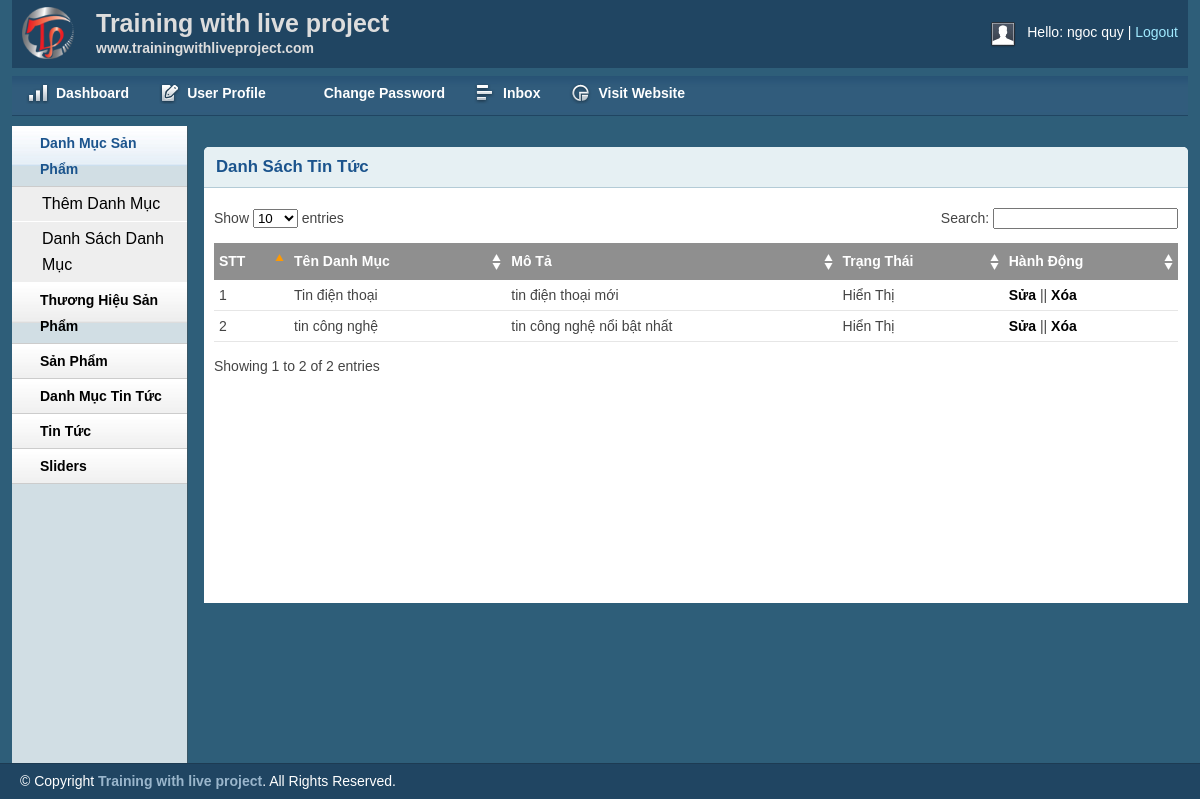
The app's page /admin/postlist.php (signed in) with its own data.
### tables this page shows
CREATE TABLE `tbl_cate_post` (
  `id_cate_post` int(11) UNSIGNED NOT NULL,
  `title` varchar(100) NOT NULL,
  `description` text NOT NULL,
  `status` tinyint(1) NOT NULL DEFAULT 0
);

### lib/database.php (called while the page is built, shortened)
<?php
Class Database{
   public $host   = DB_HOST;
   public $user   = DB_USER;
   public $pass   = DB_PASS;
   public $dbname = DB_NAME;
   public $link;
private function connectDB(){
   $this->link = new mysqli($this->host, $this->user, $this->pass,
    $this->dbname);
    mysqli_set_charset($this->link,"utf8");
 }
public function select($query){
  $result = $this->link->query($query) or
   die($this->link->error.__LINE__);
  if($result->num_rows > 0){
    return $result;
  } else {
    return false;
  }
 }
}

### classes/post.php (called while the page is built, shortened)
<?php
    $filepath = realpath(dirname(__FILE__));
    include_once($filepath.'/../lib/database.php');
?>
<?php
    class post{
        private $db;
        public function __construct()
        {
                $this->db = new Database();
        }
        public function show_category_post(){
            $query = "select * from tbl_cate_post order by id_cate_post desc";
            $result = $this->db->select($query);
            return $result;
        }
    }
?>

### admin/postlist.php (the view, shortened to what this page needs)
<?php include 'inc/header.php';?>
<?php include 'inc/sidebar.php';?>
<?php include '../classes/post.php'; ?>
<?php
	$cat = new post();
?>
        <div class="grid_10">
            <div class="box round first grid">
                <h2>Danh Sách Tin Tức</h2>
                <div class="block">
                    <table class="data display datatable" id="example">
					<thead>
						<tr>
							<th>STT</th>
							<th>Tên Danh Mục</th>
							<th>Mô Tả</th>
                            <th>Trạng Thái</th>
							<th>Hành Động</th>
						</tr>
					</thead>
					<tbody>
						<?php
							$show_cate = $cat->show_category_post();
							if($show_cate){
								$i=0;
								while($result = $show_cate->fetch_assoc()){
									$i++;
								?>
							<tr class="odd gradeX">
								<td><?= $i; ?></td>
								<td><?= $result['title'] ?></td>
								<td><?= $result['description'] ?></td>
								<td><?= $result['status']=1?'Hiển Thị':'Ẩn' ?></td>
								<td><a href="postedit.php?catid=<?= $result['id_cate_post']?>">Sửa</a> || <a href="?delid=<?= $result['id_cate_post']?>" onclick="return confirm('Bạn có muốn xóa danh mục !')">Xóa</a></td>
							</tr>
						<?php	}
							}
						?>
					</tbody>
				</table>
               </div>
            </div>
        </div>
<?php include 'inc/footer.php';?>

### admin/css/text.css (style rules this page uses)
body { font: 13px/1.5 Tahoma, Helvetica, Arial, 'Liberation Sans', FreeSans, sans-serif; }
h2 { font-size: 23px; }
p, dl, hr, h1, h2, h3, h4, h5, h6, ol, ul, pre, table, address, fieldset { margin-bottom: 20px; }

### admin/css/grid.css (style rules this page uses)
.grid_1, .grid_2, .grid_3, .grid_4, .grid_5, .grid_6, .grid_7, .grid_8, .grid_9, .grid_10, .grid_11, .grid_12, .grid_13, .grid_14, .grid_15, .grid_16 { display: inline; float: left; margin-left: 1%; margin-right: 1%; }
.container_12 .grid_10 { width: 81.333%; }

### admin/css/layout.css (style rules this page uses)
body { background: #fff none repeat scroll 0 0; color: #444; font-size: 14px; padding: 0; }
a { color: #000; font-weight:bold; text-decoration: none; }
h1, h2, h3, h4, h5, h6 { line-height:1.2em; margin-bottom:.3em; }
h2 { margin-top:1em; }
.box { background:#fff; margin-bottom:20px; padding:10px 10px 10px 10px; margin-left:-8px; }
.box.grid { padding-bottom:40px; }
.box.round { -moz-border-radius: 5px 5px 0px 0px; -webkit-border-radius: 5px 5px 0px 0px; border-radius: 5px 5px 0px 0px; }
.box h2 { font-size:1.2em; font-weight:bold; color:#1B548D; background:#E6F0F3; margin:-10px -10px 0 -10px; padding:10px 12px; border-bottom:1px solid #B3CBD6; -moz-border-radius: 5px 5px 0px 0px; -webkit-border-radius: 5px 5px 0px 0px; border-radius: 5px 5px 0px 0px; }
.box.first { min-height: 406px; }
.block { padding-top:20px; }
.block { padding-bottom:1px; }
table.display { margin: 0 auto; clear: both; width: 100%; }
.sorting_asc { background: #8f8f8f url(../img/table/sort_asc.png) no-repeat center right; padding:8px 5px; text-align:left; color:#fff; }
.sorting { background:#8f8f8f url(../img/table/sort_both.png) no-repeat center right; padding:8px 5px; text-align:left; color:#fff; }
tr.odd { height: 30px; line-height: 30px; border-bottom:1px solid #e6e6e6; }
tr.even { height: 30px; line-height: 30px; border-bottom:1px solid #e6e6e6; }
tr.odd td, tr.even td { padding-left:5px; }

### records on screen
tbl_cate_post: title "Tin điện thoại", description "tin điện thoại mới", status "Hiển Thị"
tbl_cate_post: title "tin công nghệ", description "tin công nghệ nổi bật nhất", status "Hiển Thị"

### other values on screen
Session::get('adminName') "ngoc quy"
